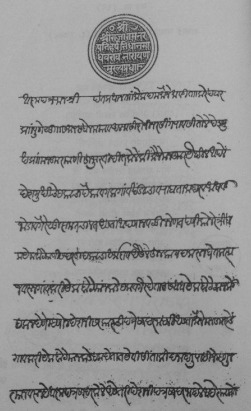
#> input picture Dataset/historical-doc.png, 251 x 411 px
$ jupyter execute q2.ipynb
#> lines starting #> are read from the running program, lines starting #| are printed output that depends on the picture; after the words box and inside, x2 and y2 are one past the last pixel; in counts of white or black regions, pixels touching at a corner belong together
[cell 1]
import cv2
import numpy as np
import matplotlib.pyplot as plt

def load_document_image(image_path):
    """
    Load image and provide detailed information

    Args:
        image_path (str): Path to input image

    Returns:
        numpy.ndarray: Loaded RGB image
    """
#> called with image_path = './../Dataset/historical-doc.png'
    # Read image
    image = cv2.imread(image_path)
#> image is the input picture: shape (411, 251, 3); mean B, G, R 150.8, 150.8, 150.8
    if image is None:
        raise ValueError("Could not load image")

    # Convert to RGB (OpenCV loads images in BGR by default)
    image_rgb = cv2.cvtColor(image, cv2.COLOR_BGR2RGB)

    # Image information
    print("Image Information:")
    print(f"Dimensions: {image.shape}")
#| Dimensions: (411, 251, 3)
    print(f"Data Type: {image.dtype}")
#| Data Type: uint8
    print(f"Pixel Value Range: [{np.min(image)}, {np.max(image)}]")
#| Pixel Value Range: [28, 190]

    # Display original image
    plt.figure(figsize=(10, 10))
    plt.imshow(image_rgb)
    plt.title('Original Historical Document')
    plt.axis('off')
    plt.show()

    return image_rgb

def plot_histograms(image):
    """
    Plot histograms for Red, Green, Blue channels and combined histogram.

    Args:
        image (numpy.ndarray): RGB image

    Returns:
        None
    """
    # Split the image into R, G, B channels
    r_channel, g_channel, b_channel = cv2.split(image)

    # Calculate histograms for each channel
    r_hist = cv2.calcHist([r_channel], [0], None, [256], [0, 256])
#> r_hist = 256 values, max 4363 at index 173, min 0 at index 0, mean 403
    g_hist = cv2.calcHist([g_channel], [0], None, [256], [0, 256])
#> g_hist has the same summary as r_hist
    b_hist = cv2.calcHist([b_channel], [0], None, [256], [0, 256])
#> b_hist has the same summary as r_hist

    # Calculate the combined histogram (all channels)
    combined_hist = r_hist + g_hist + b_hist
#> combined_hist = 256 values, max 13089 at index 173, min 0 at index 0, mean 1208.9

    # Plot all histograms
    plt.figure(figsize=(15, 10))

    # Plot Red channel histogram
    plt.subplot(2, 2, 1)
    plt.plot(r_hist, color='red')
    plt.title('Histogram for Red Channel')
    plt.xlim(0, 256)
    plt.xlabel('Pixel Intensity')
    plt.ylabel('Frequency')

    # Plot Green channel histogram
    plt.subplot(2, 2, 2)
    plt.plot(g_hist, color='green')
    plt.title('Histogram for Green Channel')
    plt.xlim(0, 256)
    plt.xlabel('Pixel Intensity')
    plt.ylabel('Frequency')

    # Plot Blue channel histogram
    plt.subplot(2, 2, 3)
    plt.plot(b_hist, color='blue')
    plt.title('Histogram for Blue Channel')
    plt.xlim(0, 256)
    plt.xlabel('Pixel Intensity')
    plt.ylabel('Frequency')

    # Plot Combined histogram (R + G + B)
    plt.subplot(2, 2, 4)
    plt.plot(combined_hist, color='black')
    plt.title('Combined Histogram (R + G + B)')
    plt.xlim(0, 256)
    plt.xlabel('Pixel Intensity')
    plt.ylabel('Frequency')

    # Display all histograms
    plt.tight_layout()
    plt.show()
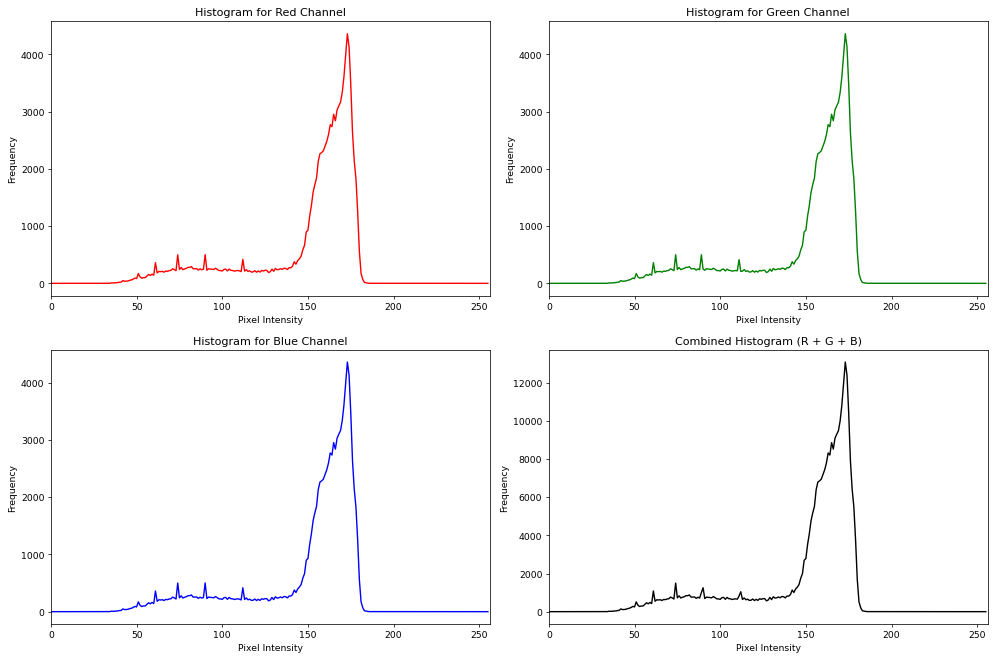
#> figure drawn by matplotlib, 4 panels; panel 1: curve peaks at x = 173, y = 4363; panel 2: curve peaks at x = 173, y = 4363; panel 3: curve peaks at x = 173, y = 4363; panel 4: curve peaks at x = 173, y = 13089


import cv2
import numpy as np

import cv2
import numpy as np
import matplotlib.pyplot as plt

def preprocess_image(image):

    fig, axs = plt.subplots(2, 2, figsize=(12, 10))
    # 2. Convert to grayscale
    gray = cv2.cvtColor(image, cv2.COLOR_BGR2GRAY)
    axs[0, 0].imshow(gray, cmap='gray')
    axs[0, 0].set_title('Grayscale Image')
    axs[0, 0].axis('off')

    # 3. Noise reduction using Gaussian blur
    blurred = cv2.GaussianBlur(gray, (7, 7), 0)
    axs[0, 1].imshow(blurred, cmap='gray')
    axs[0, 1].set_title('Gaussian Blur')
    axs[0, 1].axis('off')

    # 4. Binarization using adaptive thresholding
    thresh = cv2.adaptiveThreshold(
        blurred, 255, cv2.ADAPTIVE_THRESH_GAUSSIAN_C, cv2.THRESH_BINARY_INV, 7, 2
    )
#> thresh: shape (411, 251); 16.4% white; 109 white regions (64 under 20 px), largest, box (x1, y1, x2, y2) and area: (13, 310, 236, 335) 1622, (20, 116, 228, 134) 1304, (14, 241, 209, 266) 1210
    axs[1, 0].imshow(thresh, cmap='gray')
    axs[1, 0].set_title('Adaptive Thresholding')
    axs[1, 0].axis('off')

    # 5. Morphological operations to clean up the binary image
    kernel = cv2.getStructuringElement(cv2.MORPH_RECT, (3, 3))
    dilated = cv2.dilate(thresh, kernel, iterations=1)
#> dilated: shape (411, 251); 30.4% white; 35 white regions (19 under 20 px), largest, box (x1, y1, x2, y2) and area: (8, 376, 241, 408) 3375, (17, 12, 227, 109) 3329, (12, 271, 241, 301) 3093
    kernel = cv2.getStructuringElement(cv2.MORPH_RECT, (3, 3))
    eroded = cv2.erode(dilated, kernel, iterations=1)
#> eroded: shape (411, 251); 19% white; 48 white regions (33 under 20 px)
    axs[1, 1].imshow(eroded, cmap='gray')
    axs[1, 1].set_title('Morphological Operations')
    axs[1, 1].axis('off')

    plt.tight_layout()
    plt.show()

    return eroded


def detect_lines_with_bboxes(image, preprocessed):
    """
    Detect text lines and draw bounding boxes
    """
    # Find contours
    contours, _ = cv2.findContours(
        preprocessed, cv2.RETR_EXTERNAL, cv2.CHAIN_APPROX_SIMPLE
    )
#> contours = 47 contours, 35 with area under 20; largest, box (x1, y1, x2, y2) and area: (87, 13, 159, 85) 3974, (9, 378, 240, 407) 1988, (13, 308, 236, 335) 1864, (13, 272, 240, 300) 1830, (12, 345, 237, 369) 1793

    # Sort contours by y-coordinate
    contours = sorted(contours, key=lambda c: cv2.boundingRect(c)[1])

    # Create copy for visualization
    result = image.copy()
    line_images = []

    for i, contour in enumerate(contours):
        x, y, w, h = cv2.boundingRect(contour)

        # Filter out small contours
        if  w > 10 and h > 10  and y >80:  # Adjust these thresholds as needed
            # Draw rectangle
            cv2.rectangle(result, (x, y), (x+w, y+h), (0, 255, 0), 2)

            # Crop line
            line = image[y:y+h, x:x+w]
            line_images.append(line)

            # Save individual line
            cv2.imwrite(f'line_{i+1}.png', line)
#> this loop made 47 passes
#> (x, y, w, h) on passes 1, 2, 4, 5, 6, 7, 8, 9: (87, 13, 72, 72), (39, 25, 1, 1), (18, 83, 208, 25), (203, 113, 11, 4), (196, 114, 5, 3), (20, 116, 208, 23), (20, 141, 212, 29), (123, 162, 4, 5)
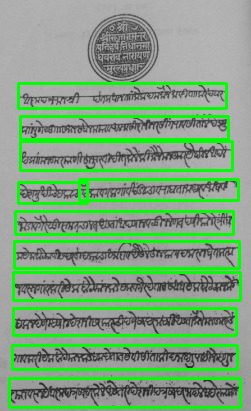
#> result: shape (411, 251, 3); 14.17% of pixels changed, all inside (x1, y1, x2, y2) = (8, 82, 242, 409)
#> after the loop, line_images = 11 items


    plt.figure(figsize=(8, 6))
    plt.imshow(cv2.cvtColor(result, cv2.COLOR_BGR2RGB))
    plt.title('Bounding Box Detection')
    plt.axis('off')
    return result, line_images


# Path to the historical document image
image_path = './../Dataset/historical-doc.png'

# Load the image and explore it
image_rgb = load_document_image(image_path)

# Plot the histogram of the image
plot_histograms(image_rgb)

preprocessed_image = preprocess_image(image_rgb)

## Image Preprocessing Steps for Text Line Detection

The following preprocessing steps were applied to the image to enhance text detection and structure preservation.

### 1. **Grayscale Conversion**
Grayscale conversion is a standard first step to simplify the image and focus on the luminance information rather than color. This makes subsequent processing simpler.

### 2. **Gaussian Blur**
The Gaussian blur helps reduce noise and high-frequency details, which can interfere with text line detection. The 7x7 kernel size was chosen to provide a moderate level of smoothing without overly blurring the text.

### 3. **Adaptive Thresholding**
Adaptive thresholding was used for binarization as it can handle variable lighting conditions in the historical document. The Gaussian adaptive method and the specific parameters (block size 7, constant 2) were selected to effectively separate text from the background.

### 4. **Morphological Operations (Dilation and Erosion)**
Morphological operations like dilation and erosion were applied to clean up the binary image further. The 3x3 kernel size and a single iteration were found to be sufficient for filling small gaps and removing noise without distorting the text structure.

### **Preprocessing Results:**
These preprocessing steps enhanced the image by:

- Normalizing the grayscale intensity distribution
- Smoothing out noise and high-frequency variations
- Clearly separating text from the background
- Cleaning up the binary representation of text

The resulting preprocessed image should be well-suited for subsequent text line detection, as the text regions are now more distinct, and the overall document structure is preserved. The techniques strike a balance between enhancing the text while avoiding over-processing that could degrade important information.

### 3.2.1 Rectangular Bounding Box Detection

[cell 2]
bounding_boxes = detect_lines_with_bboxes(image_rgb, preprocessed_image)

## 3.2.2 Line Segmentation within the Circular Region

[cell 3]
import cv2
import numpy as np
import matplotlib.pyplot as plt


def preprocess_image(image):

    fig, axs = plt.subplots(2, 2, figsize=(6, 5))
    # 2. Convert to grayscale
    gray = cv2.cvtColor(image, cv2.COLOR_BGR2GRAY)
    axs[0, 0].imshow(gray, cmap='gray')
    axs[0, 0].set_title('Grayscale Image')
    axs[0, 0].axis('off')

    # 3. Noise reduction using Gaussian blur
    blurred = cv2.GaussianBlur(gray, (7, 7), 0)
    axs[0, 1].imshow(blurred, cmap='gray')
    axs[0, 1].set_title('Gaussian Blur')
    axs[0, 1].axis('off')

    # 4. Binarization using adaptive thresholding
    thresh = cv2.adaptiveThreshold(
        blurred, 255, cv2.ADAPTIVE_THRESH_GAUSSIAN_C, cv2.THRESH_BINARY_INV, 7, 2
    )
    axs[1, 0].imshow(thresh, cmap='gray')
    axs[1, 0].set_title('Adaptive Thresholding')
    axs[1, 0].axis('off')

    # 5. Morphological operations to clean up the binary image
    kernel = cv2.getStructuringElement(cv2.MORPH_RECT, (3, 3))
    dilated = cv2.dilate(thresh, kernel, iterations=1)
    kernel = cv2.getStructuringElement(cv2.MORPH_RECT, (3, 3))
    eroded = cv2.erode(dilated, kernel, iterations=1)
    axs[1, 1].imshow(eroded, cmap='gray')
    axs[1, 1].set_title('Morphological Operations')
    axs[1, 1].axis('off')

    plt.tight_layout()
    plt.show()

    return eroded

def segment_lines_in_seal(image, preprocessed):
    """
    Detect circles in the preprocessed image, visualize the result with circles,
    and return the image with inverted pixels inside the circles (without the circles).
    """
    # Detect circles using Hough Circle Transform in the preprocessed image
    circles = cv2.HoughCircles(
        preprocessed, cv2.HOUGH_GRADIENT, 1, 100,
        param1=50, param2=30, minRadius=30, maxRadius=40
    )
#> circles = [[123.5, 48.5, 34.9]]

    result = image.copy()  # Copy of the original image for visualization
    result_no_circles = image.copy()  # This will store the final result with inverted pixels

    if circles is not None:
        circles = np.uint16(np.around(circles))  # Round the circle values
#> circles = [[124, 48, 35]]

        for i in circles[0, :]:
            # Visualize the circle on the image
            cv2.circle(result, (i[0], i[1]), i[2], (0, 255, 0), 2)  # Draw circle

            # Create a mask for the circle
            mask = np.zeros_like(preprocessed)  # Create an empty mask
            cv2.circle(mask, (i[0], i[1]), i[2], 255, -1)  # Draw a filled circle on the mask

            # Invert the pixels inside the circle in the result_no_circles image
            result_no_circles[mask == 255] = 255 - result_no_circles[mask == 255]
#> this loop made 1 pass
#> mask: shape (411, 251); 3.7% white; 1 white region, box (x1, y1, x2, y2) and area: (89, 13, 160, 84) 3853
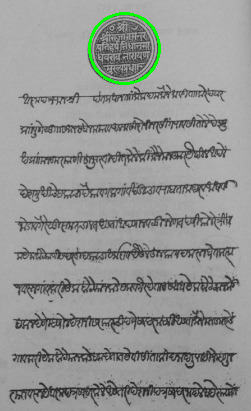
#> result: shape (411, 251, 3); 0.63% of pixels changed, all inside (x1, y1, x2, y2) = (88, 12, 161, 85)
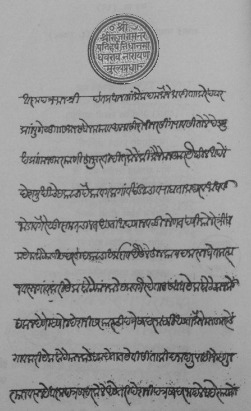
#> result_no_circles: shape (411, 251, 3); 3.73% of pixels changed, all inside (x1, y1, x2, y2) = (89, 13, 160, 84)

    # Visualize the result with the circles on top
    plt.figure(figsize=(8, 6))
    plt.imshow(cv2.cvtColor(result, cv2.COLOR_BGR2RGB))  # Show the image with circles
    plt.title('Image with Detected Circles')
    plt.axis('off')

    plt.figure(figsize=(8, 6))
    plt.imshow(cv2.cvtColor(result_no_circles, cv2.COLOR_BGR2RGB))  # Show the image with circles
    plt.title('Image with Inverted Pixels Inside Circles')
    plt.axis('off')

    # Return the image with the inverted pixels inside circles but no circles
    return result_no_circles

import cv2
import numpy as np

# [33 lines left out: function detect_lines_with_bboxes, not called in this run]


def mark_all_circles_in_image(result_image):
    """
    Detect all circles in the image and mark them with a visible outline.
    Args:
        result_image (numpy array): Input image where circles are detected.
    Returns:
        marked_image (numpy array): Image with all detected circles marked.
        circles_params (list of tuples): List of (x, y, radius) for all detected circles.
    """
    # Convert the image to grayscale for circle detection
    gray = cv2.cvtColor(result_image, cv2.COLOR_BGR2GRAY)

    # Apply GaussianBlur to reduce noise and improve circle detection
    # blurred = cv2.GaussianBlur(gray, (9, 9), 2)

    # Detect circles using Hough Circle Transform
    circles = cv2.HoughCircles(
        gray,
        cv2.HOUGH_GRADIENT,
        dp=1.2,
        minDist=20,
        param1=50,
        param2=20,
        minRadius=28,
        maxRadius=35
    )
#> circles = [[121.8, 49.8, 34.24]]
    print(len(circles))
#| 1
    if circles is not None:
        # Round circle parameters to integers
        circles = np.round(circles[0, :]).astype("int")
#> circles = [[122, 50, 34]]

        # Copy the input image for modification
        modified_image = result_image.copy()

        # Process each detected circle
        for (x, y, radius) in circles:
            # Draw the circle's boundary in white
            cv2.circle(modified_image, (x, y), radius, (255, 255, 255), 2)  # White circle boundary (thickness=2)

            # Mark the circle center pixel as 250 in all channels
            if 0 <= y < modified_image.shape[0] and 0 <= x < modified_image.shape[1]:  # Check bounds
                modified_image[y, x] = [250, 250, 250]  # Set pixel to [250, 250, 250] for all channels
#> this loop made 1 pass
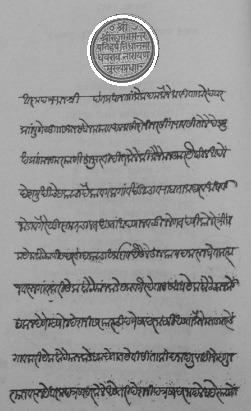
#> modified_image: shape (411, 251, 3); 0.63% of pixels changed, all inside (x1, y1, x2, y2) = (87, 15, 158, 86)

        # Return the modified image and the list of detected circles
        return modified_image, [(x, y, radius) for (x, y, radius) in circles]

    else:
        raise ValueError("No circles were detected in the image.")


# Assuming `image_rgb` is the original image and `preprocessed_image` is the preprocessed image for circle detection
# Example usage:
result_image = segment_lines_in_seal(image_rgb, preprocessed_image)

masked_image, circles_params = mark_all_circles_in_image(result_image)
#> circles_params = [(122, 50, 34)]
plt.imshow(cv2.cvtColor(masked_image, cv2.COLOR_BGR2RGB))
plt.title("All Circles Masked in Image")
plt.axis("off")
plt.show()
up_masked_img= masked_image.copy()
preprocessed_image = preprocess_image(masked_image)
#> in preprocess_image, `thresh = cv2.adaptiveThreshold( blurred, 255, cv2.ADAPTIVE_THRESH_GAUS..`:
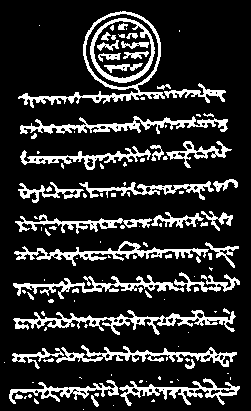
#> thresh: shape (411, 251); 17% white; 117 white regions (65 under 20 px), largest, box (x1, y1, x2, y2) and area: (13, 310, 236, 335) 1622, (18, 11, 165, 108) 1484, (20, 116, 228, 134) 1304
#> in preprocess_image, `kernel = cv2.getStructuringElement(cv2.MORPH_RECT, (3, 3))`: kernel = [[1, 1, 1], [1, 1, 1], [1, 1, 1]]

[cell 4]
def mark_circles_with_white_boundary_repeated(result_image):

    # Check if the input image is grayscale (single channel) or color (multi-channel)
    is_grayscale = len(result_image.shape) == 2

    # Create a copy of the input image for marking
    if is_grayscale:
        modified_image = cv2.cvtColor(result_image, cv2.COLOR_GRAY2BGR)  # Convert to color for marking
#> modified_image: shape (411, 251, 3); 19.6% white; 48 white regions (33 under 20 px), largest, box (x1, y1, x2, y2) and area: (18, 11, 226, 108) 2112, (9, 378, 240, 407) 2100, (13, 272, 240, 300) 1986
    else:
        modified_image = result_image.copy()

    all_circles = []


    # Detect circles using Hough Circle Transform
    circles = cv2.HoughCircles(
        result_image,
        cv2.HOUGH_GRADIENT,
        dp=1.2,
        minDist=20,  # Reduced to detect nearby circles
        param1=50,
        param2=20,  # Lowered for higher sensitivity
        minRadius=28,
        maxRadius=35
    )
#> circles = [[121.8, 49.8, 32.44]]


    if circles is not None:
        # Round circle parameters to integers
        circles = np.round(circles[0, :]).astype("int")
#> circles = [[122, 50, 32]]

        # Store detected circles
        for (x, y, radius) in circles:
            all_circles.append((x, y, radius))
                 # Mark the circle center pixel as 250 (single or all channels)
            if is_grayscale:
                modified_image[y, x] = 200  # Single channel, set to white
            else:
                modified_image[y, x] = [250, 250, 250]  # Multi-channel, set to white
#> this loop made 1 pass
#> modified_image: shape (411, 251, 3); min 0, max 255, mean 50
#> after the loop, all_circles = [(122, 50, 32)]

        # Mask detected circles to focus on remaining areas
        for (x, y, radius) in circles[:11]:
            cv2.circle(result_image, (x, y), radius, 0, -1)  # Black out the circle region in the blurred image
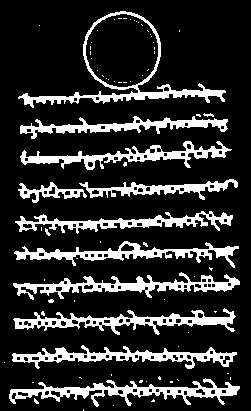
#> result_image: shape (411, 251); 18% white; 75 white regions (62 under 20 px), largest, box (x1, y1, x2, y2) and area: (18, 11, 226, 108) 2112, (9, 378, 240, 407) 2100, (13, 272, 240, 300) 1986


    return modified_image, all_circles

masked_image, circles_params = mark_circles_with_white_boundary_repeated(preprocessed_image)
#> circles_params = [(122, 50, 32)]
plt.imshow((masked_image))
plt.title("All Circles Masked in Image")
plt.axis("off")
plt.show()

print(masked_image.shape)
#| (411, 251, 3)

# remove circle make it black, then run above bounding baox algo

[cell 5]
masked_image_copy = np.copy(masked_image)


plt.imshow((masked_image_copy))
plt.title("All Circles Masked in Image")
plt.axis("off")
plt.show()


# Assuming masked_image_copy is your binary image with white circles
original_image = np.copy(masked_image_copy)  # Store the original image for comparison

# Convert the image to grayscale if it's not already (though it's binary in this case, we still use the grayscale conversion)
gray_image = cv2.cvtColor(masked_image_copy, cv2.COLOR_BGR2GRAY)

# Apply Hough Circle Transform to detect circles
circles = cv2.HoughCircles(
    gray_image,
    cv2.HOUGH_GRADIENT, dp=1.2, minDist=20,
    param1=50, param2=30, minRadius=28, maxRadius=35
)
#> circles = [[121.8, 49.8, 32.44]]

# If circles are found, convert them to integer values and process the image
if circles is not None:
    circles = np.round(circles[0, :]).astype("int")
#> circles = [[122, 50, 32]]

    # Iterate through each detected circle
    for (x, y, r) in circles:
        # Draw the detected circle on the original image (boundary only)
        cv2.circle(original_image, (x, y), r, (0, 255, 0), 4)

        # Remove the 10-pixel-wide boundary (perimeter) of the circle, leaving the inside intact
        mask = np.zeros_like(masked_image_copy)  # Create a black mask

        cv2.circle(mask, (x, y), r+3, (255, 255, 255), 8)   # Outer boundary
        cv2.circle(mask, (x, y), r - 1, (255, 255, 255), 8)   # Inner boundary, filled with black to remove pixels

        # Apply the mask to remove the 10-pixel-wide boundary
        masked_image_copy[mask == 255] = 0  # Set the pixels around the circle boundary to black
#> this loop made 1 pass
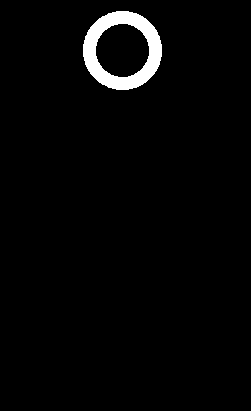
#> mask: shape (411, 251, 3); 2.6% white; 1 white region, box (x1, y1, x2, y2) and area: (83, 11, 162, 90) 2710
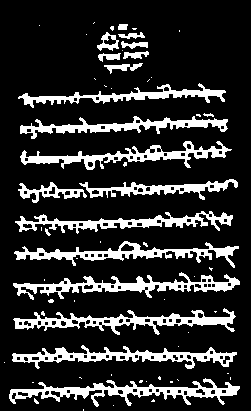
#> masked_image_copy: shape (411, 251, 3); min 0, max 255, mean 46.3
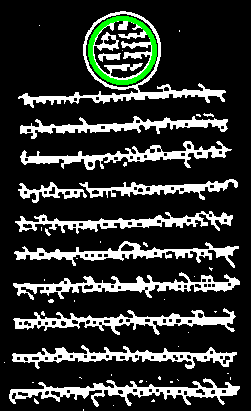
#> original_image: shape (411, 251, 3); mean B, G, R 48.7, 51.2, 48.7

# Create a 1x3 plot
fig, axes = plt.subplots(1, 3, figsize=(18, 6))

# Original image with circles drawn
axes[0].imshow(original_image)
axes[0].set_title("Detected Circles")
axes[0].axis("off")

# Image after the 10-pixel-wide boundary is removed
axes[1].imshow(masked_image_copy)
axes[1].set_title("Boundary Removed")
axes[1].axis("off")

# Eroded image
kernel = cv2.getStructuringElement(cv2.MORPH_RECT, (2, 2))
#> kernel = [[1, 1], [1, 1]]
eroded = cv2.erode(masked_image_copy, kernel, iterations=2)
#> eroded: shape (411, 251, 3); 7.4% white; 226 white regions (157 under 20 px), largest, box (x1, y1, x2, y2) and area: (100, 91, 225, 102) 454, (58, 123, 140, 133) 331, (30, 153, 105, 167) 314
#> (the rest of the program and of its run is left out)
